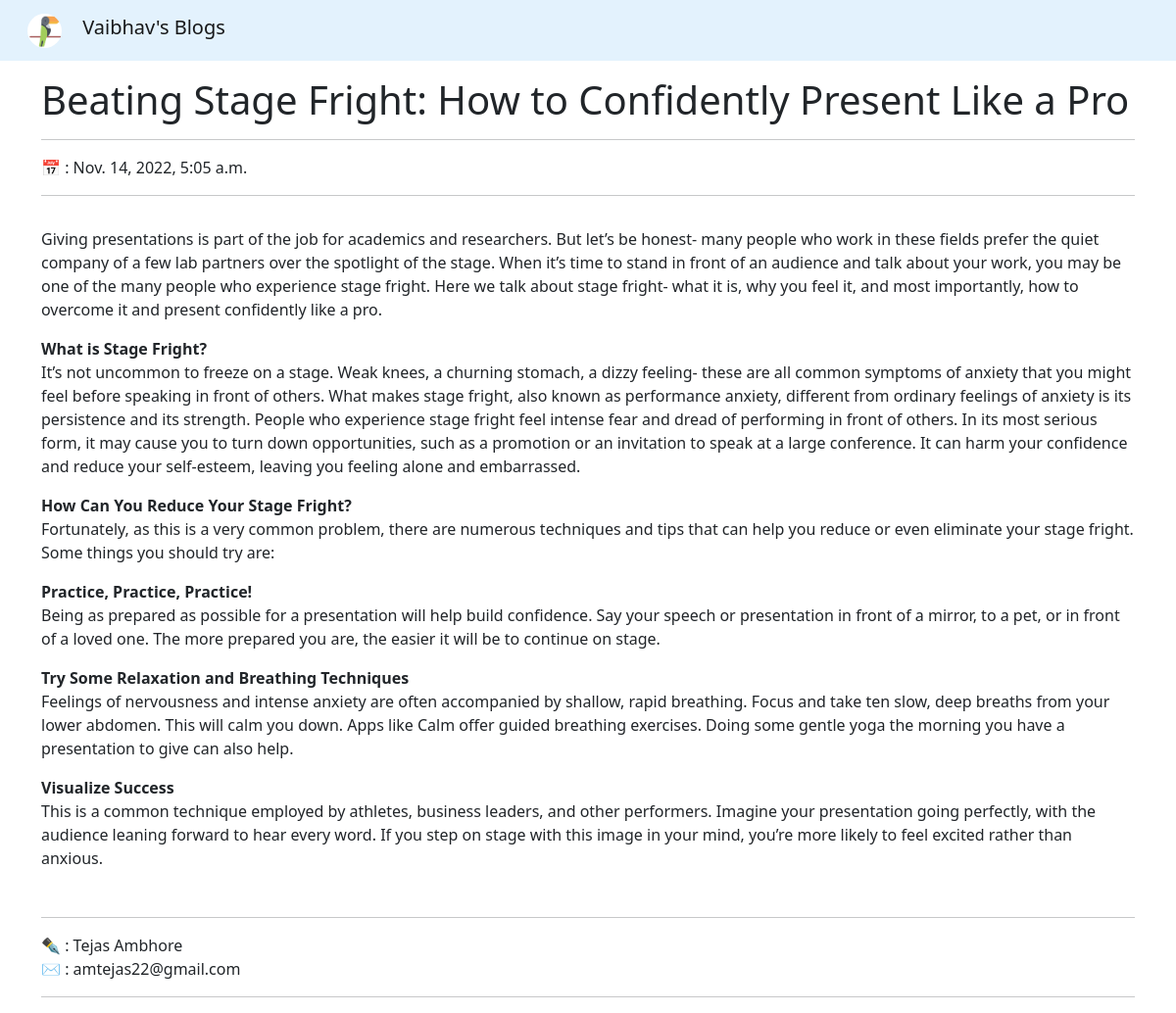
Screenshot of /blogs/getblog/8/ with the database file from the repository.
### Blogs/models.py (models this page shows, shortened)
class Blog(models.Model):
    title = models.TextField(null=True, blank=True)
    content = models.TextField(null=True, blank=True)
    author = models.ForeignKey(User, null=True, blank=True, on_delete=models.SET_NULL)
    date = models.DateTimeField(auto_now_add=True, null=True, blank=True)

### Blogs/views.py (the view)
# urls.py: path('getblog/<int:pk>/', getBlog, name='get_blog'),
def getBlog(request, pk):
    try:
        blog = Blog.objects.get(id=pk)
        context = {'blog':blog}
        return render(request, 'Blogs/blog.html', context)
    except Exception as e:
        context = {'error':str(e)}
        return render(request, 'Blogs/error.html', context)

### templates/Blogs/blog.html (shortened to what this page needs)
{% extends 'Blogs/base.html' %}
{% block content %}
<div class="container my-3">
    <h1 class="h1 text-dark">{{blog.title}}</h1>
    <hr>
    <div>📅 : {{blog.date}}</div>
    <hr>
    <div class="py-3">
        {{blog.content | safe}}
    </div>
    <hr>
    <div>✒ : {{blog.author.first_name}} {{blog.author.last_name}}</div>
    <div>✉ : {{blog.author.email}}</div>
    <hr>
</div>
{% endblock %}

### rows the page displays
Blog: title "Beating Stage Fright: How to Confidently Present Like a Pro", date "Nov. 14, 2022, 5:05 a.m.", content "Giving presentations is part of the job for academics and researchers. But let’s be honest- many people who work in these fields prefer the quiet company of a few lab partners over the spotlight of the stage. When it’s time to stand in front of an audience and talk about your work, you may be one of the many people who experience stage fright. Here we talk about stage fright- what it is, why you feel it, and most importantly, how to overcome it and present confidently like a pro. What is Stage Fright? It’s not uncommon to freeze on a stage. Weak knees, a churning stomach, a dizzy feeling- these are all common symptoms of anxiety that you might feel before speaking in front of others. What…", author.first_name "Tejas", author.last_name "Ambhore", author.email "amtejas22@gmail.com"
